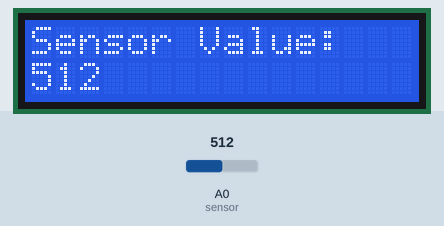
This sketch was run on a simulated Arduino Uno, built with avr-gcc and run on an emulated ATmega328P. Shown: 16×2 character LCD. The inputs (shaded band) are chosen by the test bench; at power-on: A0 (sensor) = 512. What the sketch prints to the serial monitor is not drawn.

Above: at 1.2 s.
1.3 s: A0 (sensor) set to 716
At 6.1 s:
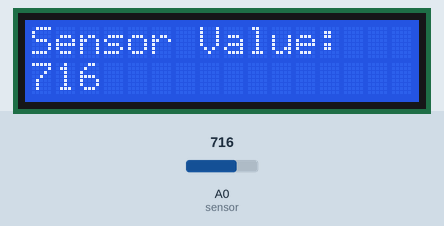
7.3 s: A0 (sensor) set to 900
At 11.5 s:
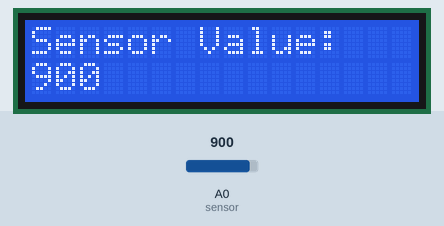
13.3 s: A0 (sensor) set to 1023
At 15.7 s:
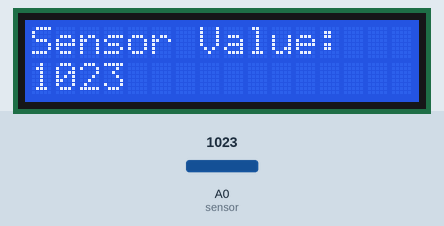
Timing chart, 0 to 17.2 s (numbered marks = the images above; inputs shaded):
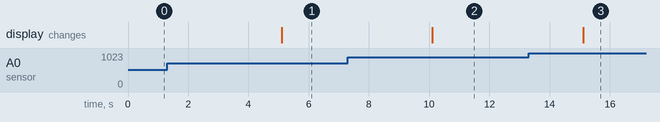

Measured:
- after the input at 1.3 s, the display: changes after 3.8 s (image 1)
- after the input at 7.3 s, the display: changes after 2.8 s (image 2)
- after the input at 13.3 s, the display: changes after 1.8 s (image 3)

The sketch:

assign.ino
```cpp
#include <Wire.h>
#include <LiquidCrystal_I2C.h>

LiquidCrystal_I2C lcd(0x27, 16, 2);  // Change 0x27 to 0x3F if needed

void setup() {
    Serial.begin(9600);  // Start Serial Monitor
    lcd.init();          // Initialize LCD
    lcd.backlight();     // Turn on backlight
    lcd.setCursor(0, 0);
    lcd.print("Sensor Value:");
}

void loop() {
    int sensorValue = analogRead(A0);  // Read the MQ-135 sensor

    lcd.setCursor(0, 1);
    lcd.print("      ");  // Clears old numbers (important)
    lcd.setCursor(0, 1);
    lcd.print(sensorValue);

    Serial.print("Sensor Value: ");
    Serial.println(sensorValue);

    delay(5000);  // Update every second
}
```
